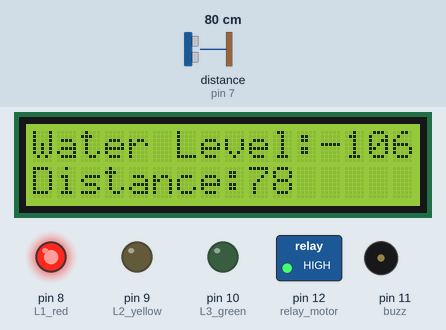
Recording of a sketch running on a simulated Arduino Uno, built with avr-gcc and run on an emulated ATmega328P. Shown: 16×2 character LCD, switched loads named in the sketch (green lamp = pin HIGH), output pins drawn as LEDs (lit = HIGH), buzzer (waves = sounding). Wiring (inferred from the names in the program): ultrasonic range finder: trigger pin 6; echo pin 7. Inputs (shaded band) come from the test bench; at power-on: distance to the obstacle (sensor on pin 7) 80 cm. The echo pulse lasts 58.3 µs per cm; pins used as bus, display or sensor lines are not drawn.

Above: at 1.05 s.
1.3 s: distance to the obstacle (sensor on pin 7) set to 32 cm
At 1.44 s:
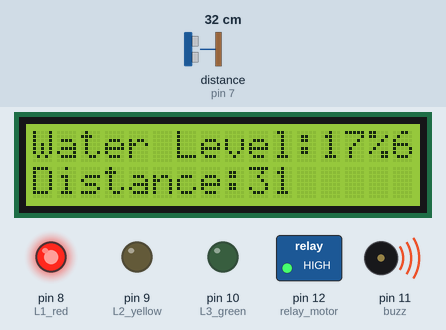
3.1 s: distance to the obstacle (sensor on pin 7) set to 26 cm
At 4.0 s:
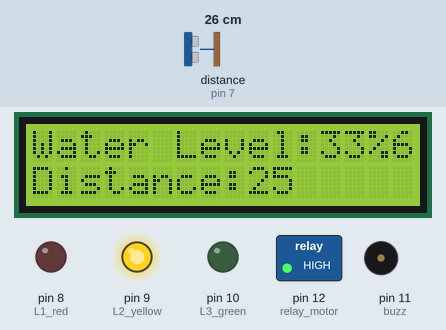
4.6 s: distance to the obstacle (sensor on pin 7) set to 35 cm
At 4.68 s:
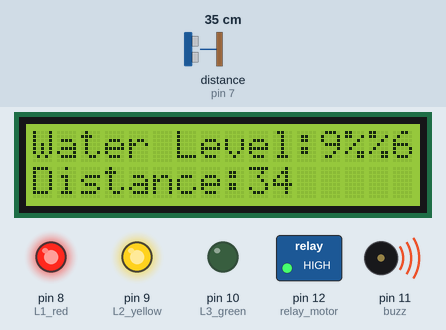
6.5 s: distance to the obstacle (sensor on pin 7) set to 2 cm
At 6.6 s:
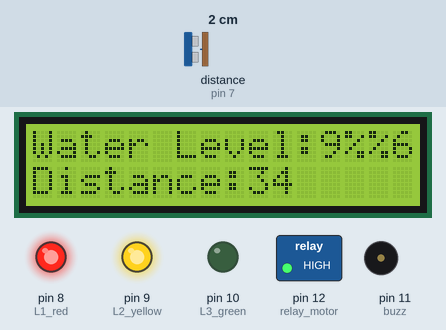
8.1 s: distance to the obstacle (sensor on pin 7) set to 6 cm
At 9.3 s:
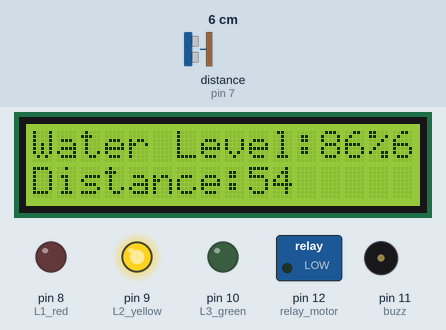
9.6 s: distance to the obstacle (sensor on pin 7) set to 120 cm
At 9.68 s:
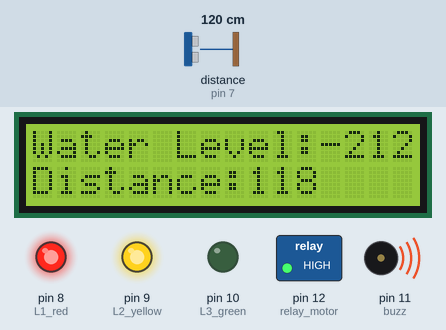
Timing chart, 0 to 12.5 s (numbered marks = the images above; inputs shaded):
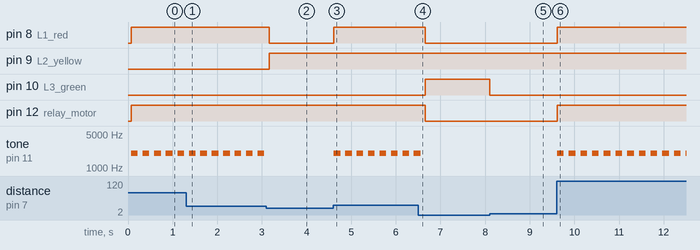

The sketch:

AC_Pump_Controller_Water_Level_Sensing.ino
```cpp
#include <LiquidCrystal.h>
// initialize the library with the numbers of the interface pins
LiquidCrystal LCD(0, 1, 2, 3, 4, 5); /// REGISTER SELECT PIN,ENABLE PIN,D4 PIN,D5 PIN, D6 PIN, D7 PIN
const int trigPin = 6;
const int echoPin = 7;
int L1_red=8;
int L2_yellow=9;
int L3_green=10;
int buzz=11;
int relay_motor = 12;
long duration;
int distance;
int water_percentage;

// the setup function runs once when you press reset or power the board
void setup() {

  // initialize digital pin 6 as an output.
  pinMode(trigPin, OUTPUT);
  pinMode(echoPin, INPUT);
  pinMode(L1_red, OUTPUT);
  pinMode(L2_yellow, OUTPUT);
  pinMode(L3_green, OUTPUT);
  //pinMode(buzz, OUTPUT);
  pinMode(relay_motor,OUTPUT);

  LCD.begin(16,2); //Tell Arduino to start your 16 column 2 row LCD
  //Serial.begin(9600);
}

// the loop function runs over and over again forever
void loop()
{
// Clears the trigPin
digitalWrite(trigPin, LOW);
delayMicroseconds(2);
// Sets the trigPin on HIGH state for 10 micro seconds
digitalWrite(trigPin, HIGH);
delayMicroseconds(10);
digitalWrite(trigPin, LOW);
// Reads the echoPin, returns the sound wave travel time in microseconds
duration = pulseIn(echoPin, HIGH);
// Calculating the distance
distance= duration*0.034/2;
water_percentage=(100-((distance*100)/37.7));
LCD.setCursor(0,0);  //Set LCD cursor to upper left corner, column 0, row 0
LCD.print("Water Level:");  //Print Message on First Row
LCD.print(water_percentage); //Print measured distance
LCD.print("%");
LCD.setCursor(0,1);  //Set cursor to first column of second row
LCD.setCursor(0,1);   //Set Cursor again to first column of second row
LCD.print("Distance:");  //Print Message on First Row
LCD.print(distance);  //Print Message on First Row


if(water_percentage<25)
{
  digitalWrite(relay_motor, HIGH);
  digitalWrite(L1_red, HIGH);
  //digitalWrite(L2_yellow, LOW);
  digitalWrite(L3_green, LOW);
  tone(buzz, 2000);
  delay(150);
  noTone(buzz);
  delay(100);


}
else if(water_percentage>=25 && water_percentage<=90)
{
  digitalWrite(L1_red, LOW);
  digitalWrite(L2_yellow, HIGH);
  digitalWrite(L3_green, LOW);
  }
else if(water_percentage>90)
{
  digitalWrite(relay_motor, LOW);
  digitalWrite(L1_red, LOW);
  //digitalWrite(L2_yellow, LOW);
  digitalWrite(L3_green, HIGH);

}

else
{
  //Nothing to do.

}


}//end of main.
```

Measured:
- the behaviour switches between 30 and 29 cm on distance to the obstacle (sensor on pin 7) (found by bisection; images 1 and 2)
- the behaviour switches between 4 and 5 cm on distance to the obstacle (sensor on pin 7) (found by bisection; images 4 and 5)
- after the input at 1.3 s, the display: changes after 0.07 s (image 1)
- after the input at 3.1 s, pin 8 (L1_red): HIGH → LOW after 0.06 s; pin 9 (L2_yellow): LOW → HIGH after 0.06 s; tone on pin 11 (buzz): stops changing and stays silent; the display: changes after 0.06 s (image 2)
- after the input at 4.6 s, pin 8 (L1_red): LOW → HIGH at once; tone on pin 11 (buzz): alternates 2000 Hz for 0.15 s and silent for 0.11 s, starting at once; the display: changes at once (image 3)
- after the input at 6.5 s, pin 8 (L1_red), pin 12 (relay_motor): HIGH → LOW after 0.16 s; pin 10 (L3_green): LOW → HIGH after 0.16 s; tone on pin 11 (buzz): goes on until 6.6 s, then stays silent
- after the input at 8.1 s, pin 10 (L3_green): HIGH → LOW at once; the display: changes at once (image 5)
- after the input at 9.6 s, pin 8 (L1_red), pin 12 (relay_motor): LOW → HIGH at once; tone on pin 11 (buzz): alternates 2000 Hz for 0.15 s and silent for 0.11 s, starting at once; the display: changes at once (image 6)
